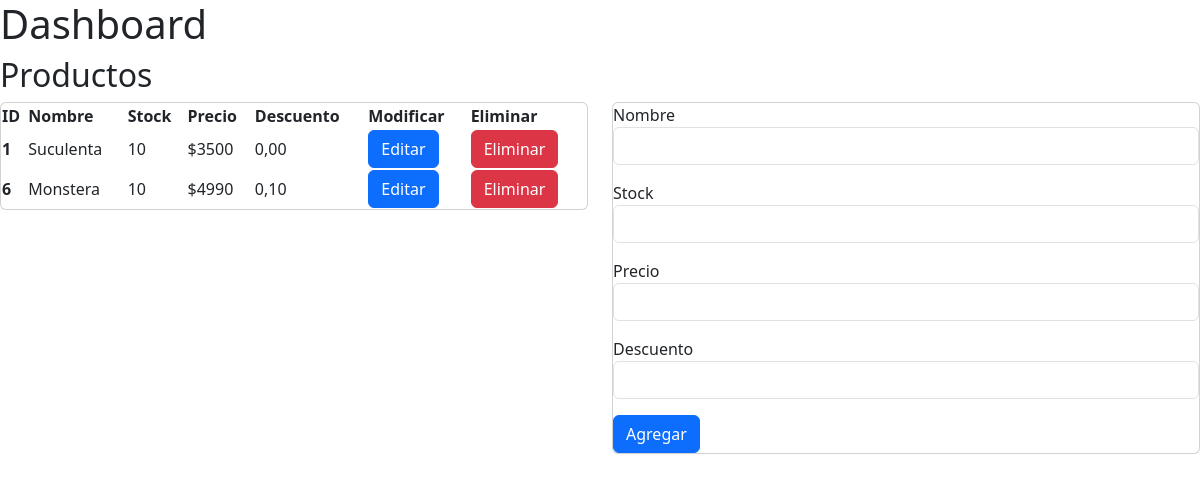
Page /dashboard on the earlier database version.
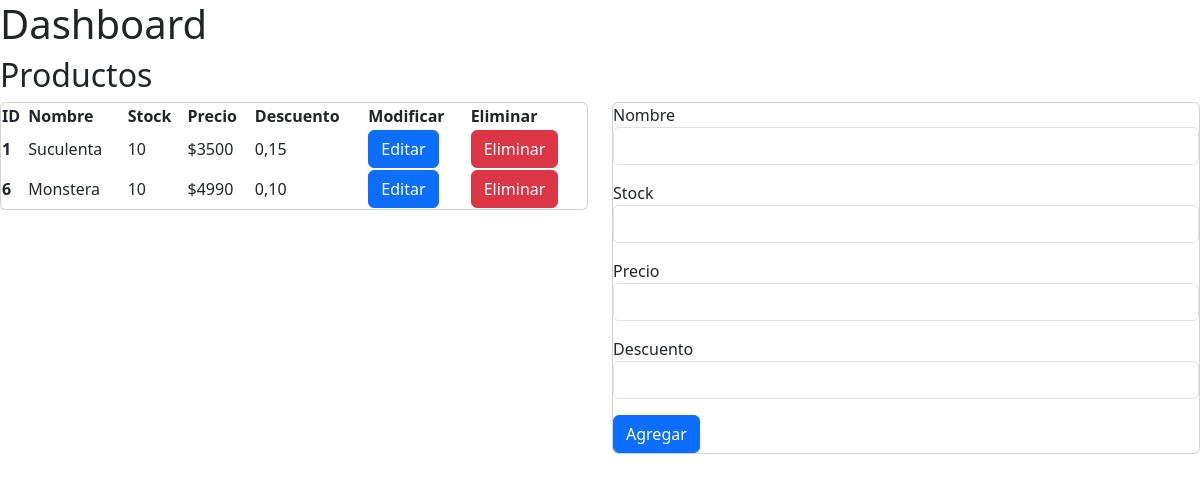
Same page on the later database version.
### dataManager/models.py (models this page shows, shortened)
class Producto(models.Model):
    id_prod = models.AutoField(db_column='idProducto', primary_key=True)
    nombre = models.CharField(max_length=100, blank=False, null=False)
    stock = models.IntegerField(blank=False, null=False)
    precio = models.IntegerField(blank=False, null=False)
    descuento = models.DecimalField(blank=True, null=False, default=0, max_digits=3, decimal_places=2)

### dataManager/views.py (the view)
# urls.py: path('dashboard', views.dashboard),
def dashboard(request):
    listaProductos = Producto.objects.all()
    return render(request, "dashboard.html", {"productos": listaProductos})

### dataManager/templates/dashboard.html (shortened to what this page needs)
{% extends "./base.html" %}
{% block body %}
<h1>Dashboard</h1>
<h2>Productos</h2>
<div class="row">
  <div class="col">
    <div class="card">
      <table>
        <thead>
          <tr>
            <th scope="col">ID</th>
            <th scope="col">Nombre</th>
            <th scope="col">Stock</th>
            <th scope="col">Precio</th>
            <th scope="col">Descuento</th>
            <th scope="col">Modificar</th>
            <th scope="col">Eliminar</th>
          </tr>
        </thead>
        <tbody>
          {% for p in productos %}
          <tr>
            <th scope="row">{{p.id_prod}}</th>
            <td>{{p.nombre}}</td>
            <td>{{p.stock}}</td>
            <td>${{p.precio}}</td>
            <td>{{p.descuento}}</td>
            <td>
              <a class="btn btn-primary" href="/edicionProducto/{{p.id_prod}}"
                >Editar</a
              >
            </td>
            <td>
              <a class="btn btn-danger" href="/eliminarProducto/{{p.id_prod}}"
                >Eliminar</a
              >
            </td>
          </tr>
          {% endfor %}
        </tbody>
      </table>
    </div>
  </div>
  <div class="col">
    <div class="card">
      <form action="/agregarProducto/" method="POST">
        <div class="form-group mb-3">
          <label for="inputName">Nombre</label>
          <input
            type="text"
            name="inputName"
            class="form-control"
            id="inputName"
          />
        </div>
        <div class="form-group mb-3">
          <label for="inputStock">Stock</label>
          <input
            type="text"
            name="inputStock"
            class="form-control"
            id="inputStock"
          />
        </div>
        <div class="form-group mb-3">
          <label for="inputPrice">Precio</label>
          <input
            type="number"
            name="inputPrice"
            class="form-control"
            id="inputPrice"
          />
        </div>
        <div class="form-group mb-3">
          <label for="inputDesc">Descuento</label>
          <input
            type="number"
            name="inputDesc"
            class="form-control"
            id="inputDesc"
            step="0.01"
            min="0"
            max="0.99"
            value="{{producto.descuento}}"
          />
        </div>
        <button type="submit" class="btn btn-primary">Agregar</button>
      </form>
    </div>
  </div>
</div>
{% endblock %}

Differences in the rows shown:
changed Producto "Suculenta": descuento "0,00" → "0,15"
